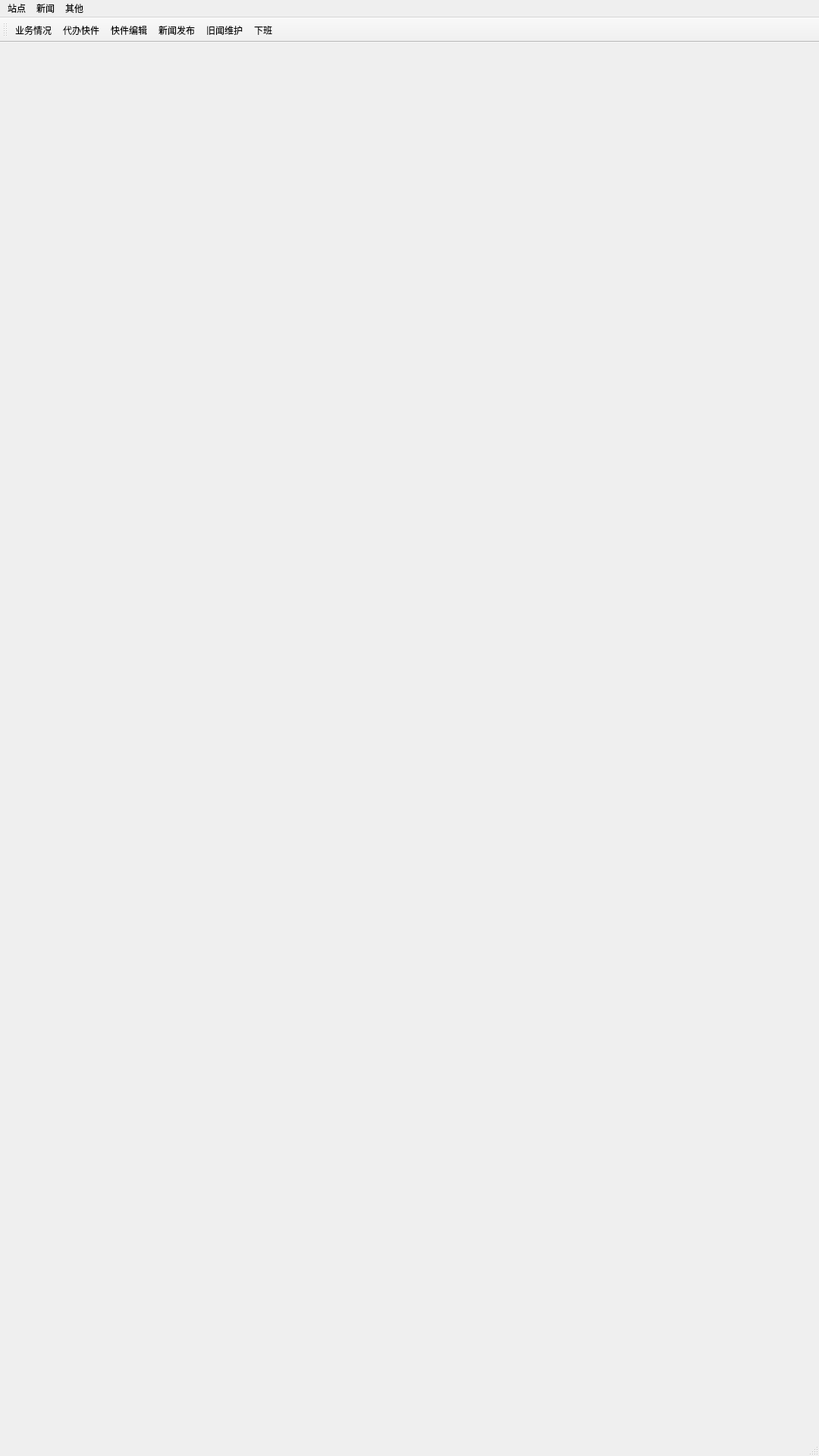
<?xml version="1.0" encoding="UTF-8"?>
<ui version="4.0">
 <class>MainWindow</class>
 <widget class="QMainWindow" name="MainWindow">
  <property name="geometry">
   <rect>
    <x>0</x>
    <y>0</y>
    <width>1080</width>
    <height>1920</height>
   </rect>
  </property>
  <property name="windowTitle">
   <string>快件管理系统</string>
  </property>
  <widget class="QWidget" name="centralwidget">
   <layout class="QVBoxLayout" name="verticalLayout">
    <item>
     <widget class="QStackedWidget" name="stackedWidget">
      <property name="currentIndex">
       <number>0</number>
      </property>
      <widget class="QWidget" name="page"/>
      <widget class="QWidget" name="page_2">
       <layout class="QVBoxLayout" name="verticalLayout_3">
        <item>
         <layout class="QHBoxLayout" name="horizontalLayout_2">
          <item>
           <widget class="QGroupBox" name="groupBox">
            <property name="title">
             <string>待办状态：</string>
            </property>
            <layout class="QHBoxLayout" name="horizontalLayout">
             <item>
              <layout class="QVBoxLayout" name="verticalLayout_2">
               <item>
                <widget class="QRadioButton" name="radioButton_waittoreceipt">
                 <property name="text">
                  <string>待签收</string>
                 </property>
                </widget>
               </item>
               <item>
                <widget class="QRadioButton" name="radioButton_waittosign">
                 <property name="text">
                  <string>待发货</string>
                 </property>
                </widget>
               </item>
               <item>
                <widget class="QRadioButton" name="radioButton_waittoarrival">
                 <property name="text">
                  <string>待入站</string>
                 </property>
                </widget>
               </item>
              </layout>
             </item>
            </layout>
           </widget>
          </item>
          <item>
           <widget class="QLineEdit" name="lineEdit_billid"/>
          </item>
          <item>
           <widget class="QToolButton" name="toolButton_deal">
            <property name="minimumSize">
             <size>
              <width>111</width>
              <height>111</height>
             </size>
            </property>
            <property name="text">
             <string>处理</string>
            </property>
            <property name="icon">
             <iconset resource="icon.qrc">
              <normaloff>:/images/add.png</normaloff>:/images/add.png</iconset>
            </property>
            <property name="iconSize">
             <size>
              <width>64</width>
              <height>64</height>
             </size>
            </property>
            <property name="toolButtonStyle">
             <enum>Qt::ToolButtonTextUnderIcon</enum>
            </property>
           </widget>
          </item>
         </layout>
        </item>
        <item>
         <widget class="QTableWidget" name="tableWidget_bills"/>
        </item>
       </layout>
      </widget>
      <widget class="QWidget" name="page_3">
       <layout class="QVBoxLayout" name="verticalLayout_5">
        <item>
         <layout class="QVBoxLayout" name="verticalLayout_4">
          <item>
           <layout class="QHBoxLayout" name="horizontalLayout_3">
            <item>
             <widget class="QLineEdit" name="lineEdit_search"/>
            </item>
            <item>
             <widget class="QToolButton" name="toolButton_searcg">
              <property name="text">
               <string>...</string>
              </property>
              <property name="icon">
               <iconset resource="icon.qrc">
                <normaloff>:/images/search.png</normaloff>:/images/search.png</iconset>
              </property>
              <property name="iconSize">
               <size>
                <width>44</width>
                <height>44</height>
               </size>
              </property>
             </widget>
            </item>
           </layout>
          </item>
          <item>
           <widget class="QListWidget" name="listWidget_bills"/>
          </item>
         </layout>
        </item>
       </layout>
      </widget>
      <widget class="QWidget" name="page_5">
       <layout class="QVBoxLayout" name="verticalLayout_7">
        <item>
         <widget class="QListWidget" name="listWidget_news"/>
        </item>
       </layout>
      </widget>
      <widget class="QWidget" name="page_4">
       <layout class="QVBoxLayout" name="verticalLayout_6">
        <item>
         <layout class="QHBoxLayout" name="horizontalLayout_5">
          <item>
           <layout class="QHBoxLayout" name="horizontalLayout_4">
            <item>
             <widget class="QLabel" name="label_newstitle">
              <property name="text">
               <string>新闻标题：</string>
              </property>
             </widget>
            </item>
            <item>
             <widget class="QLineEdit" name="lineEdit_newstitle"/>
            </item>
           </layout>
          </item>
          <item>
           <widget class="QToolButton" name="toolButton">
            <property name="minimumSize">
             <size>
              <width>44</width>
              <height>44</height>
             </size>
            </property>
            <property name="text">
             <string>...</string>
            </property>
            <property name="icon">
             <iconset resource="icon.qrc">
              <normaloff>:/images/book_publish_publishing_icon_220402.png</normaloff>:/images/book_publish_publishing_icon_220402.png</iconset>
            </property>
            <property name="iconSize">
             <size>
              <width>33</width>
              <height>33</height>
             </size>
            </property>
           </widget>
          </item>
         </layout>
        </item>
        <item>
         <widget class="QTextEdit" name="textEdit_newscontext"/>
        </item>
       </layout>
      </widget>
     </widget>
    </item>
   </layout>
  </widget>
  <widget class="QMenuBar" name="menubar">
   <property name="geometry">
    <rect>
     <x>0</x>
     <y>0</y>
     <width>1080</width>
     <height>22</height>
    </rect>
   </property>
   <widget class="QMenu" name="menu_express">
    <property name="geometry">
     <rect>
      <x>193</x>
      <y>130</y>
      <width>127</width>
      <height>111</height>
     </rect>
    </property>
    <property name="title">
     <string>站点</string>
    </property>
    <addaction name="action_view"/>
    <addaction name="action_sign"/>
    <addaction name="action_update"/>
   </widget>
   <widget class="QMenu" name="menu_news">
    <property name="title">
     <string>新闻</string>
    </property>
    <addaction name="action_postnews"/>
    <addaction name="action_newsupdate"/>
   </widget>
   <widget class="QMenu" name="menu_other">
    <property name="title">
     <string>其他</string>
    </property>
    <addaction name="action_run"/>
   </widget>
   <addaction name="menu_express"/>
   <addaction name="menu_news"/>
   <addaction name="menu_other"/>
  </widget>
  <widget class="QStatusBar" name="statusbar"/>
  <widget class="QToolBar" name="toolBar">
   <property name="windowTitle">
    <string>toolBar</string>
   </property>
   <attribute name="toolBarArea">
    <enum>TopToolBarArea</enum>
   </attribute>
   <attribute name="toolBarBreak">
    <bool>false</bool>
   </attribute>
   <addaction name="action_view"/>
   <addaction name="action_sign"/>
   <addaction name="action_update"/>
   <addaction name="action_postnews"/>
   <addaction name="action_newsupdate"/>
   <addaction name="action_run"/>
  </widget>
  <action name="action_sign">
   <property name="icon">
    <iconset resource="icon.qrc">
     <normaloff>:/images/add.png</normaloff>:/images/add.png</iconset>
   </property>
   <property name="text">
    <string>代办快件</string>
   </property>
   <property name="iconText">
    <string>代办快件</string>
   </property>
   <property name="shortcut">
    <string>Ctrl+S</string>
   </property>
  </action>
  <action name="action_update">
   <property name="icon">
    <iconset resource="icon.qrc">
     <normaloff>:/images/addd.png</normaloff>:/images/addd.png</iconset>
   </property>
   <property name="text">
    <string>快件编辑</string>
   </property>
   <property name="shortcut">
    <string>Ctrl+U</string>
   </property>
  </action>
  <action name="action_view">
   <property name="icon">
    <iconset resource="icon.qrc">
     <normaloff>:/images/business_chart_finance_pie_statistics_icon_127241.png</normaloff>:/images/business_chart_finance_pie_statistics_icon_127241.png</iconset>
   </property>
   <property name="text">
    <string>业务情况</string>
   </property>
   <property name="shortcut">
    <string>Ctrl+Shift+V</string>
   </property>
  </action>
  <action name="action_postnews">
   <property name="icon">
    <iconset resource="icon.qrc">
     <normaloff>:/images/book_publish_publishing_icon_220402.png</normaloff>:/images/book_publish_publishing_icon_220402.png</iconset>
   </property>
   <property name="text">
    <string>新闻发布</string>
   </property>
   <property name="shortcut">
    <string>Ctrl+N, Ctrl+P</string>
   </property>
  </action>
  <action name="action_newsupdate">
   <property name="icon">
    <iconset resource="icon.qrc">
     <normaloff>:/images/website_maintenance_settings_window_icon_193867.png</normaloff>:/images/website_maintenance_settings_window_icon_193867.png</iconset>
   </property>
   <property name="text">
    <string>旧闻维护</string>
   </property>
   <property name="shortcut">
    <string>Ctrl+M, Ctrl+T</string>
   </property>
  </action>
  <action name="action_run">
   <property name="icon">
    <iconset resource="icon.qrc">
     <normaloff>:/images/signout_106525.png</normaloff>:/images/signout_106525.png</iconset>
   </property>
   <property name="text">
    <string>下班</string>
   </property>
   <property name="shortcut">
    <string>Ctrl+E</string>
   </property>
  </action>
 </widget>
 <resources>
  <include location="icon.qrc"/>
 </resources>
 <connections/>
</ui>
